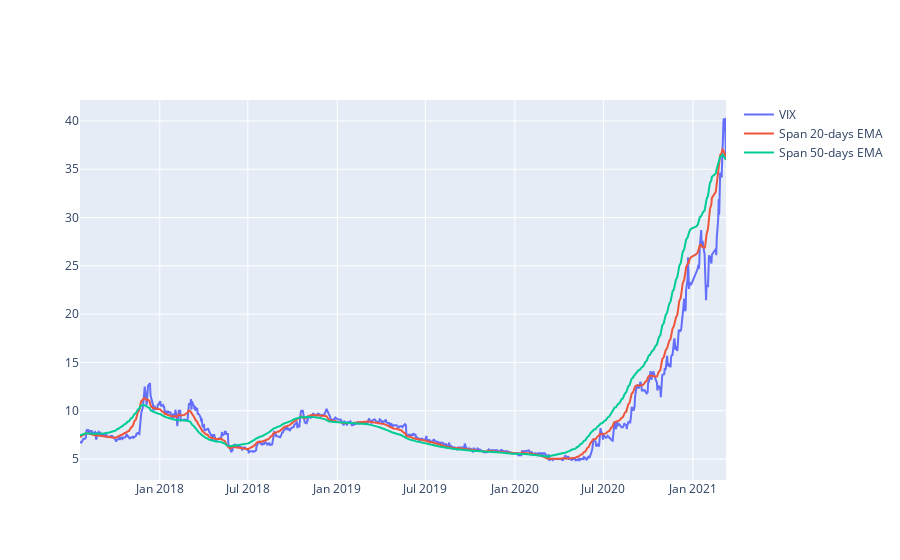

The notebook cell this image was saved under:
### Code cell
#plot linechart for HPG price
short_rolling = df['<Close>'].rolling(window=20).mean()

ema_long = df['<Close>'].ewm(span=50, adjust=False).mean()
ema_short = df['<Close>'].ewm(span=20, adjust=False).mean()
line_price = df['<Close>']
fig = go.Figure()
#px.line(df_hpg, x='datetime', y='<Close>', labels={'x':'Date', 'y':'Price'})

fig.add_trace(go.Scatter(x=df.datetime, y=line_price, 
                        mode='lines', name='VIX'))

fig.add_trace(go.Scatter(x=df.datetime, y=ema_short, 
                        mode='lines', name='Span 20-days EMA'))

fig.add_trace(go.Scatter(x=df.datetime, y=ema_long, 
                        mode='lines', name='Span 50-days EMA'))

### Figure 1 — Plotly figure (JSON) as saved in the notebook; plotly's stock layout.template omitted (floating-point values rounded to 4 significant figures; data arrays with more than 128 entries replaced by an {"elided": "..."} marker saying what was removed)
{"data": [{"mode": "lines", "name": "VIX", "type": "scatter", "x": {"elided": "900 str values"}, "y": {"elided": "900 float values"}}, {"mode": "lines", "name": "Span 20-days EMA", "type": "scatter", "x": {"elided": "900 str values"}, "y": {"elided": "900 float values"}}, {"mode": "lines", "name": "Span 50-days EMA", "type": "scatter", "x": {"elided": "900 str values"}, "y": {"elided": "900 float values"}}], "layout": {}}
